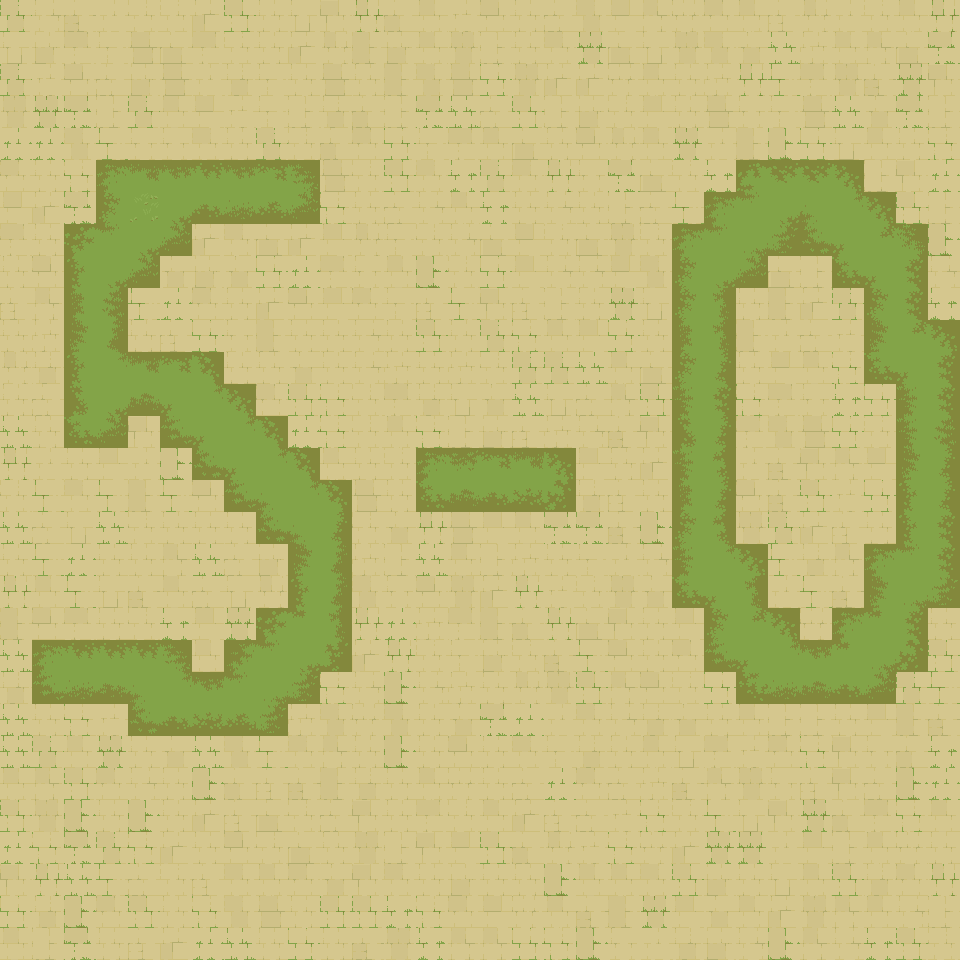

The image is a tile-based game level rendered from a .tmx file. Its description and source (layers, tilesets, objects; grid data summarised) follow:
An orthogonal 30x30 tile map with 32x32 px tiles, 4 tile layers (ground, water, walls-1-2-3-4, walls-5-6-7-8), 18 tilesets and 810 objects (810x water).

<map version="1.10" tiledversion="1.10.1" orientation="orthogonal" renderorder="right-down" width="30" height="30" tilewidth="32" tileheight="32" infinite="0" nextlayerid="17" nextobjectid="862">
 <properties>
  <property name="AutomappingRadius" type="int" value="4" />
 </properties>
 <tileset firstgid="1" source="Terrain - Ancient Ruins.tsx" />
 <tileset firstgid="2210" source="Ancient Ruins-Tileset - wall 1.tsx" />
 <tileset firstgid="2450" source="Ancient Ruins-Tileset - wall 3.tsx" />
 <tileset firstgid="2690" source="Ancient Ruins-Tileset - wall 4.tsx" />
 <tileset firstgid="2930" source="Ancient Ruins-Tileset - wall 5.tsx" />
 <tileset firstgid="3170" source="Ancient Ruins-Tileset - wall 6.tsx" />
 <tileset firstgid="3410" source="Ancient Ruins-Tileset - wall 7.tsx" />
 <tileset firstgid="3650" source="Ancient Ruins-Tileset - wall 8.tsx" />
 <tileset firstgid="3890" source="Ancient Ruins-Animated Terrains-16 frames.tsx" />
 <tileset firstgid="6230" source="Ancient Ruins-Animated Terrains-16 frames-with transparency.tsx" />
 <tileset firstgid="8570" source="Ancient Ruins-Animated Terrains-8 frames.tsx" />
 <tileset firstgid="9527" source="Ancient Ruins-Animated Terrains-8 frames-with transparency.tsx" />
 <tileset firstgid="10484" source="Ancient Ruins-Animated Terrains2-16 frames.tsx" />
 <tileset firstgid="12824" source="Ancient Ruins-Animated Terrains2-8 frames.tsx" />
 <tileset firstgid="13781" source="Ancient Ruins-Animated Terrains2-8 frames-with transparency.tsx" />
 <tileset firstgid="14738" source="Ancient Ruins-Animated Terrains2-16 frames-with transparency.tsx" />
 <tileset firstgid="17078" source="Ancient Ruins-Tileset-Terrain2.tsx" />
 <tileset firstgid="21108" source="Ancient Ruins-Tileset - wall 2.tsx" />
 <layer id="13" name="ground" width="30" height="30">
  <data>[900 cells, 900 non-empty, 102 distinct tile ids]</data>
 </layer>
 <layer id="15" name="water" width="30" height="30">
  <data>[900 cells, 0 non-empty, 0 distinct tile ids]</data>
 </layer>
 <layer id="1" name="walls-1-2-3-4" width="30" height="30">
  <data>[900 cells, 0 non-empty, 0 distinct tile ids]</data>
 </layer>
 <layer id="6" name="walls-5-6-7-8" width="30" height="30">
  <data>[900 cells, 0 non-empty, 0 distinct tile ids]</data>
 </layer>
 <objectgroup id="16" name="objects">
  <object id="52" name="water" x="0" y="0" width="32" height="32" />
  <object id="53" name="water" x="32" y="0" width="32" height="32" />
  <object id="54" name="water" x="0" y="32" width="32" height="32" />
  <object id="55" name="water" x="32" y="32" width="32" height="32" />
  <object id="56" name="water" x="64" y="0" width="32" height="32" />
  <object id="57" name="water" x="64" y="32" width="32" height="32" />
  <object id="58" name="water" x="0" y="64" width="32" height="32" />
  <object id="59" name="water" x="32" y="64" width="32" height="32" />
  <object id="60" name="water" x="64" y="64" width="32" height="32" />
  <object id="61" name="water" x="96" y="0" width="32" height="32" />
  <object id="62" name="water" x="96" y="32" width="32" height="32" />
  <object id="63" name="water" x="96" y="64" width="32" height="32" />
  <object id="64" name="water" x="128" y="0" width="32" height="32" />
  <object id="65" name="water" x="128" y="32" width="32" height="32" />
  <object id="66" name="water" x="128" y="64" width="32" height="32" />
  <object id="67" name="water" x="160" y="0" width="32" height="32" />
  <object id="68" name="water" x="192" y="0" width="32" height="32" />
  <object id="69" name="water" x="160" y="32" width="32" height="32" />
  <object id="70" name="water" x="192" y="32" width="32" height="32" />
  <object id="71" name="water" x="224" y="0" width="32" height="32" />
  <object id="72" name="water" x="224" y="32" width="32" height="32" />
  <object id="73" name="water" x="160" y="64" width="32" height="32" />
  <object id="74" name="water" x="192" y="64" width="32" height="32" />
  <object id="75" name="water" x="224" y="64" width="32" height="32" />
  <object id="76" name="water" x="256" y="0" width="32" height="32" />
  <object id="77" name="water" x="256" y="32" width="32" height="32" />
  <object id="78" name="water" x="256" y="64" width="32" height="32" />
  <object id="79" name="water" x="288" y="0" width="32" height="32" />
  <object id="80" name="water" x="288" y="32" width="32" height="32" />
  <object id="81" name="water" x="288" y="64" width="32" height="32" />
  <object id="82" name="water" x="0" y="96" width="32" height="32" />
  <object id="83" name="water" x="32" y="96" width="32" height="32" />
  <object id="84" name="water" x="0" y="128" width="32" height="32" />
  <object id="85" name="water" x="32" y="128" width="32" height="32" />
  <object id="86" name="water" x="64" y="96" width="32" height="32" />
  <object id="87" name="water" x="64" y="128" width="32" height="32" />
  <object id="88" name="water" x="0" y="160" width="32" height="32" />
  <object id="89" name="water" x="32" y="160" width="32" height="32" />
  <object id="90" name="water" x="64" y="160" width="32" height="32" />
  <object id="91" name="water" x="96" y="96" width="32" height="32" />
  <object id="92" name="water" x="96" y="128" width="32" height="32" />
  <object id="93" name="water" x="96" y="160" width="32" height="32" />
  <object id="94" name="water" x="128" y="96" width="32" height="32" />
  <object id="95" name="water" x="128" y="128" width="32" height="32" />
  <object id="96" name="water" x="128" y="160" width="32" height="32" />
  <object id="97" name="water" x="160" y="96" width="32" height="32" />
  <object id="98" name="water" x="192" y="96" width="32" height="32" />
  <object id="99" name="water" x="160" y="128" width="32" height="32" />
  <object id="100" name="water" x="192" y="128" width="32" height="32" />
  <object id="101" name="water" x="224" y="96" width="32" height="32" />
  <object id="102" name="water" x="224" y="128" width="32" height="32" />
  <object id="103" name="water" x="160" y="160" width="32" height="32" />
  <object id="104" name="water" x="192" y="160" width="32" height="32" />
  <object id="105" name="water" x="224" y="160" width="32" height="32" />
  <object id="106" name="water" x="256" y="96" width="32" height="32" />
  <object id="107" name="water" x="256" y="128" width="32" height="32" />
  <object id="108" name="water" x="256" y="160" width="32" height="32" />
  <object id="109" name="water" x="288" y="96" width="32" height="32" />
  <object id="110" name="water" x="288" y="128" width="32" height="32" />
  <object id="111" name="water" x="288" y="160" width="32" height="32" />
  <object id="112" name="water" x="0" y="192" width="32" height="32" />
  <object id="113" name="water" x="32" y="192" width="32" height="32" />
  <object id="114" name="water" x="0" y="224" width="32" height="32" />
  <object id="115" name="water" x="32" y="224" width="32" height="32" />
  <object id="116" name="water" x="64" y="192" width="32" height="32" />
  <object id="117" name="water" x="64" y="224" width="32" height="32" />
  <object id="118" name="water" x="0" y="256" width="32" height="32" />
  <object id="119" name="water" x="32" y="256" width="32" height="32" />
  <object id="120" name="water" x="64" y="256" width="32" height="32" />
  <object id="121" name="water" x="96" y="192" width="32" height="32" />
  </objectgroup>
</map>
<!-- 740 of 810 objects omitted -->
